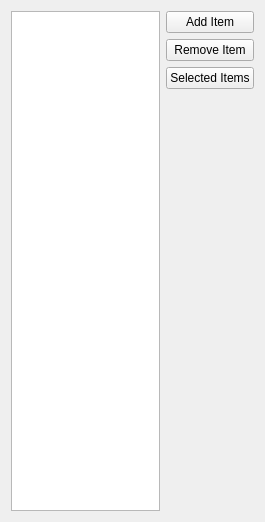
<?xml version="1.0" encoding="UTF-8"?>
<ui version="4.0">
 <class>Widget</class>
 <widget class="QWidget" name="Widget">
  <property name="geometry">
   <rect>
    <x>0</x>
    <y>0</y>
    <width>265</width>
    <height>522</height>
   </rect>
  </property>
  <property name="windowTitle">
   <string>Widget</string>
  </property>
  <layout class="QHBoxLayout" name="horizontalLayout">
   <item>
    <widget class="QListWidget" name="listWidget"/>
   </item>
   <item>
    <layout class="QVBoxLayout" name="verticalLayout">
     <item>
      <widget class="QPushButton" name="addItemButton">
       <property name="text">
        <string>Add Item</string>
       </property>
      </widget>
     </item>
     <item>
      <widget class="QPushButton" name="removeItemButton">
       <property name="text">
        <string>Remove Item</string>
       </property>
      </widget>
     </item>
     <item>
      <widget class="QPushButton" name="selectedItemsButton">
       <property name="text">
        <string>Selected Items</string>
       </property>
      </widget>
     </item>
     <item>
      <spacer name="verticalSpacer">
       <property name="orientation">
        <enum>Qt::Vertical</enum>
       </property>
       <property name="sizeHint" stdset="0">
        <size>
         <width>20</width>
         <height>238</height>
        </size>
       </property>
      </spacer>
     </item>
    </layout>
   </item>
  </layout>
 </widget>
 <resources/>
 <connections/>
</ui>
